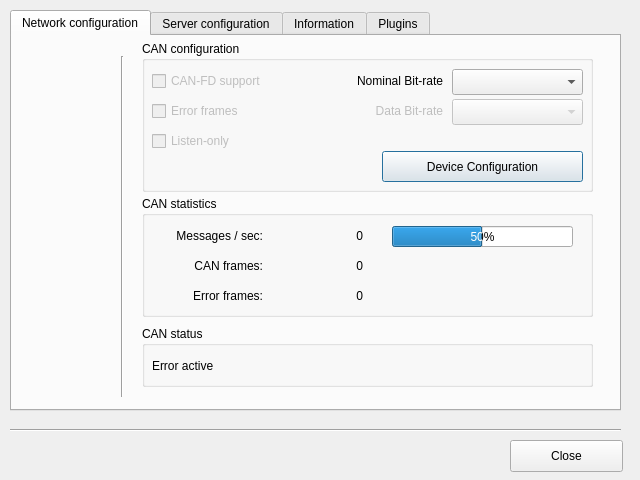
<?xml version="1.0" encoding="UTF-8"?>
<ui version="4.0">
 <class>ServerConfig</class>
 <widget class="QDialog" name="ServerConfig">
  <property name="geometry">
   <rect>
    <x>0</x>
    <y>0</y>
    <width>640</width>
    <height>480</height>
   </rect>
  </property>
  <property name="sizePolicy">
   <sizepolicy hsizetype="Fixed" vsizetype="Fixed">
    <horstretch>0</horstretch>
    <verstretch>0</verstretch>
   </sizepolicy>
  </property>
  <property name="minimumSize">
   <size>
    <width>640</width>
    <height>480</height>
   </size>
  </property>
  <property name="maximumSize">
   <size>
    <width>640</width>
    <height>480</height>
   </size>
  </property>
  <property name="windowTitle">
   <string>Dialog</string>
  </property>
  <property name="windowIcon">
   <iconset>
    <normaloff>:/images/network-icon.png</normaloff>:/images/network-icon.png</iconset>
  </property>
  <property name="locale">
   <locale language="English" country="UnitedStates"/>
  </property>
  <widget class="QPushButton" name="pclBtnCloseM">
   <property name="geometry">
    <rect>
     <x>510</x>
     <y>440</y>
     <width>113</width>
     <height>32</height>
    </rect>
   </property>
   <property name="text">
    <string>Close</string>
   </property>
   <property name="autoDefault">
    <bool>false</bool>
   </property>
  </widget>
  <widget class="QTabWidget" name="pclTabConfigM">
   <property name="enabled">
    <bool>true</bool>
   </property>
   <property name="geometry">
    <rect>
     <x>10</x>
     <y>10</y>
     <width>611</width>
     <height>401</height>
    </rect>
   </property>
   <property name="currentIndex">
    <number>0</number>
   </property>
   <widget class="QWidget" name="pclTabConfigNetworkM">
    <attribute name="title">
     <string>Network configuration</string>
    </attribute>
    <widget class="QGroupBox" name="pclGrpNetworkConfM">
     <property name="geometry">
      <rect>
       <x>130</x>
       <y>5</y>
       <width>451</width>
       <height>151</height>
      </rect>
     </property>
     <property name="title">
      <string>CAN configuration</string>
     </property>
     <widget class="QComboBox" name="pclCbbNetNomBitrateM">
      <property name="geometry">
       <rect>
        <x>310</x>
        <y>28</y>
        <width>131</width>
        <height>26</height>
       </rect>
      </property>
     </widget>
     <widget class="QLabel" name="pclLblNetNomBitrateM">
      <property name="geometry">
       <rect>
        <x>190</x>
        <y>30</y>
        <width>111</width>
        <height>20</height>
       </rect>
      </property>
      <property name="text">
       <string>Nominal Bit-rate</string>
      </property>
      <property name="alignment">
       <set>Qt::AlignRight|Qt::AlignTrailing|Qt::AlignVCenter</set>
      </property>
     </widget>
     <widget class="QCheckBox" name="pclCkbNetErrorFramesM">
      <property name="enabled">
       <bool>false</bool>
      </property>
      <property name="geometry">
       <rect>
        <x>10</x>
        <y>60</y>
        <width>171</width>
        <height>20</height>
       </rect>
      </property>
      <property name="text">
       <string>Error frames</string>
      </property>
     </widget>
     <widget class="QCheckBox" name="pclCkbNetCanFdM">
      <property name="enabled">
       <bool>false</bool>
      </property>
      <property name="geometry">
       <rect>
        <x>10</x>
        <y>30</y>
        <width>171</width>
        <height>20</height>
       </rect>
      </property>
      <property name="text">
       <string>CAN-FD support</string>
      </property>
     </widget>
     <widget class="QCheckBox" name="pclCkbNetListenOnlyM">
      <property name="enabled">
       <bool>false</bool>
      </property>
      <property name="geometry">
       <rect>
        <x>10</x>
        <y>90</y>
        <width>171</width>
        <height>20</height>
       </rect>
      </property>
      <property name="text">
       <string>Listen-only</string>
      </property>
     </widget>
     <widget class="QLabel" name="pclLblNetDatBitrateM">
      <property name="enabled">
       <bool>false</bool>
      </property>
      <property name="geometry">
       <rect>
        <x>190</x>
        <y>60</y>
        <width>111</width>
        <height>20</height>
       </rect>
      </property>
      <property name="text">
       <string>Data Bit-rate</string>
      </property>
      <property name="alignment">
       <set>Qt::AlignRight|Qt::AlignTrailing|Qt::AlignVCenter</set>
      </property>
     </widget>
     <widget class="QComboBox" name="pclCbbNetDatBitrateM">
      <property name="enabled">
       <bool>false</bool>
      </property>
      <property name="geometry">
       <rect>
        <x>310</x>
        <y>58</y>
        <width>131</width>
        <height>26</height>
       </rect>
      </property>
     </widget>
     <widget class="QPushButton" name="pclPbtNetDevSpecificConfigM">
      <property name="geometry">
       <rect>
        <x>240</x>
        <y>110</y>
        <width>201</width>
        <height>31</height>
       </rect>
      </property>
      <property name="text">
       <string>Device Configuration</string>
      </property>
     </widget>
    </widget>
    <widget class="QGroupBox" name="pclGrpNetworkStatM">
     <property name="geometry">
      <rect>
       <x>130</x>
       <y>160</y>
       <width>451</width>
       <height>121</height>
      </rect>
     </property>
     <property name="title">
      <string>CAN statistics</string>
     </property>
     <widget class="QProgressBar" name="pclPgbStatLoadM">
      <property name="enabled">
       <bool>true</bool>
      </property>
      <property name="geometry">
       <rect>
        <x>250</x>
        <y>30</y>
        <width>181</width>
        <height>21</height>
       </rect>
      </property>
      <property name="toolTip">
       <string>Bus load in percent</string>
      </property>
      <property name="value">
       <number>50</number>
      </property>
     </widget>
     <widget class="QLabel" name="pclLblStatMsgM">
      <property name="geometry">
       <rect>
        <x>10</x>
        <y>30</y>
        <width>111</width>
        <height>20</height>
       </rect>
      </property>
      <property name="text">
       <string>Messages / sec:</string>
      </property>
      <property name="alignment">
       <set>Qt::AlignRight|Qt::AlignTrailing|Qt::AlignVCenter</set>
      </property>
     </widget>
     <widget class="QLabel" name="pclLblStatErrM">
      <property name="geometry">
       <rect>
        <x>10</x>
        <y>90</y>
        <width>111</width>
        <height>20</height>
       </rect>
      </property>
      <property name="text">
       <string>Error frames:</string>
      </property>
      <property name="alignment">
       <set>Qt::AlignRight|Qt::AlignTrailing|Qt::AlignVCenter</set>
      </property>
     </widget>
     <widget class="QLabel" name="pclLblStatCanM">
      <property name="geometry">
       <rect>
        <x>10</x>
        <y>60</y>
        <width>111</width>
        <height>20</height>
       </rect>
      </property>
      <property name="text">
       <string>CAN frames:</string>
      </property>
      <property name="alignment">
       <set>Qt::AlignRight|Qt::AlignTrailing|Qt::AlignVCenter</set>
      </property>
     </widget>
     <widget class="QLabel" name="pclCntStatCanM">
      <property name="geometry">
       <rect>
        <x>130</x>
        <y>60</y>
        <width>91</width>
        <height>20</height>
       </rect>
      </property>
      <property name="text">
       <string notr="true">0</string>
      </property>
      <property name="alignment">
       <set>Qt::AlignRight|Qt::AlignTrailing|Qt::AlignVCenter</set>
      </property>
     </widget>
     <widget class="QLabel" name="pclCntStatErrM">
      <property name="geometry">
       <rect>
        <x>130</x>
        <y>90</y>
        <width>91</width>
        <height>20</height>
       </rect>
      </property>
      <property name="text">
       <string notr="true">0</string>
      </property>
      <property name="alignment">
       <set>Qt::AlignRight|Qt::AlignTrailing|Qt::AlignVCenter</set>
      </property>
     </widget>
     <widget class="QLabel" name="pclCntStatMsgM">
      <property name="geometry">
       <rect>
        <x>130</x>
        <y>30</y>
        <width>91</width>
        <height>20</height>
       </rect>
      </property>
      <property name="text">
       <string notr="true">0</string>
      </property>
      <property name="alignment">
       <set>Qt::AlignRight|Qt::AlignTrailing|Qt::AlignVCenter</set>
      </property>
     </widget>
    </widget>
    <widget class="Line" name="line_2">
     <property name="geometry">
      <rect>
       <x>100</x>
       <y>20</y>
       <width>20</width>
       <height>341</height>
      </rect>
     </property>
     <property name="orientation">
      <enum>Qt::Vertical</enum>
     </property>
    </widget>
    <widget class="QGroupBox" name="pclGrpNetworkStatusM">
     <property name="geometry">
      <rect>
       <x>130</x>
       <y>290</y>
       <width>451</width>
       <height>61</height>
      </rect>
     </property>
     <property name="title">
      <string>CAN status</string>
     </property>
     <widget class="QLabel" name="pclTxtStatusBusM">
      <property name="geometry">
       <rect>
        <x>10</x>
        <y>30</y>
        <width>121</width>
        <height>20</height>
       </rect>
      </property>
      <property name="text">
       <string>Error active</string>
      </property>
      <property name="alignment">
       <set>Qt::AlignLeading|Qt::AlignLeft|Qt::AlignVCenter</set>
      </property>
     </widget>
     <widget class="QToolButton" name="pclBtnStatusResetM">
      <property name="enabled">
       <bool>false</bool>
      </property>
      <property name="geometry">
       <rect>
        <x>390</x>
        <y>20</y>
        <width>36</width>
        <height>36</height>
       </rect>
      </property>
      <property name="toolTip">
       <string notr="true">Reset CAN interface</string>
      </property>
      <property name="statusTip">
       <string notr="true"/>
      </property>
      <property name="whatsThis">
       <string notr="true"/>
      </property>
      <property name="styleSheet">
       <string notr="true">border: 0px;</string>
      </property>
      <property name="text">
       <string notr="true"/>
      </property>
      <property name="icon">
       <iconset resource="../server.qrc">
        <normaloff>:/images/mc_reset_256.png</normaloff>:/images/mc_reset_256.png</iconset>
      </property>
      <property name="iconSize">
       <size>
        <width>32</width>
        <height>32</height>
       </size>
      </property>
      <property name="popupMode">
       <enum>QToolButton::DelayedPopup</enum>
      </property>
      <property name="toolButtonStyle">
       <enum>Qt::ToolButtonIconOnly</enum>
      </property>
      <property name="autoRaise">
       <bool>true</bool>
      </property>
     </widget>
    </widget>
   </widget>
   <widget class="QWidget" name="pclTabConfigServerM">
    <attribute name="title">
     <string>Server configuration</string>
    </attribute>
    <widget class="QPushButton" name="pclBtnConfigDefaultM">
     <property name="geometry">
      <rect>
       <x>20</x>
       <y>330</y>
       <width>191</width>
       <height>32</height>
      </rect>
     </property>
     <property name="text">
      <string>Set default values</string>
     </property>
     <property name="autoDefault">
      <bool>false</bool>
     </property>
    </widget>
    <widget class="QGroupBox" name="pclGrpNetworkM">
     <property name="enabled">
      <bool>true</bool>
     </property>
     <property name="geometry">
      <rect>
       <x>20</x>
       <y>20</y>
       <width>561</width>
       <height>111</height>
      </rect>
     </property>
     <property name="title">
      <string>Access via network</string>
     </property>
     <widget class="QCheckBox" name="pclChkServerRemoteAccessM">
      <property name="geometry">
       <rect>
        <x>20</x>
        <y>30</y>
        <width>481</width>
        <height>20</height>
       </rect>
      </property>
      <property name="text">
       <string>Allow access to server from remote computer</string>
      </property>
     </widget>
     <widget class="QLabel" name="pclLblSrvPortM">
      <property name="enabled">
       <bool>false</bool>
      </property>
      <property name="geometry">
       <rect>
        <x>20</x>
        <y>70</y>
        <width>161</width>
        <height>20</height>
       </rect>
      </property>
      <property name="text">
       <string>CANpie FD server port</string>
      </property>
      <property name="alignment">
       <set>Qt::AlignRight|Qt::AlignTrailing|Qt::AlignVCenter</set>
      </property>
     </widget>
     <widget class="QLineEdit" name="pclEdtSrvPortM">
      <property name="enabled">
       <bool>false</bool>
      </property>
      <property name="geometry">
       <rect>
        <x>210</x>
        <y>70</y>
        <width>113</width>
        <height>21</height>
       </rect>
      </property>
      <property name="maxLength">
       <number>6</number>
      </property>
     </widget>
    </widget>
    <widget class="QGroupBox" name="pclGrpSettingM">
     <property name="geometry">
      <rect>
       <x>20</x>
       <y>230</y>
       <width>561</width>
       <height>91</height>
      </rect>
     </property>
     <property name="title">
      <string>CAN network </string>
     </property>
     <widget class="QCheckBox" name="pclChkDisableNetworkM">
      <property name="enabled">
       <bool>true</bool>
      </property>
      <property name="geometry">
       <rect>
        <x>20</x>
        <y>30</y>
        <width>481</width>
        <height>20</height>
       </rect>
      </property>
      <property name="text">
       <string>Allow to disable a network </string>
      </property>
     </widget>
     <widget class="QCheckBox" name="pclChkDisableNotificationM">
      <property name="geometry">
       <rect>
        <x>20</x>
        <y>60</y>
        <width>481</width>
        <height>20</height>
       </rect>
      </property>
      <property name="text">
       <string>Suppress notifications (bus-off, error conditions)</string>
      </property>
     </widget>
    </widget>
    <widget class="QGroupBox" name="pclGrpApplicationM">
     <property name="geometry">
      <rect>
       <x>20</x>
       <y>140</y>
       <width>561</width>
       <height>80</height>
      </rect>
     </property>
     <property name="title">
      <string>Access via application</string>
     </property>
     <widget class="QCheckBox" name="pclChkChangeBitrateM">
      <property name="geometry">
       <rect>
        <x>20</x>
        <y>30</y>
        <width>481</width>
        <height>20</height>
       </rect>
      </property>
      <property name="text">
       <string>Allow application to change bit-rate settings</string>
      </property>
     </widget>
    </widget>
   </widget>
   <widget class="QWidget" name="pclTabConfigInfoM">
    <attribute name="title">
     <string>Information</string>
    </attribute>
    <widget class="QLabel" name="pclLblInfoIconM">
     <property name="geometry">
      <rect>
       <x>20</x>
       <y>10</y>
       <width>271</width>
       <height>100</height>
      </rect>
     </property>
     <property name="text">
      <string/>
     </property>
     <property name="pixmap">
      <pixmap resource="../server.qrc">:/images/canpie_fd_logo.png</pixmap>
     </property>
     <property name="scaledContents">
      <bool>false</bool>
     </property>
    </widget>
    <widget class="QLabel" name="pclLblInfoVersionM">
     <property name="geometry">
      <rect>
       <x>320</x>
       <y>60</y>
       <width>261</width>
       <height>31</height>
      </rect>
     </property>
     <property name="text">
      <string notr="true">CANpie FD Server Version 0.82</string>
     </property>
    </widget>
    <widget class="QTreeWidget" name="pclTrwNetworkM">
     <property name="geometry">
      <rect>
       <x>20</x>
       <y>130</y>
       <width>561</width>
       <height>201</height>
      </rect>
     </property>
     <property name="itemsExpandable">
      <bool>true</bool>
     </property>
     <column>
      <property name="text">
       <string>CAN</string>
      </property>
     </column>
     <column>
      <property name="text">
       <string>Connections</string>
      </property>
     </column>
     <column>
      <property name="text">
       <string>Interface</string>
      </property>
     </column>
     <column>
      <property name="text">
       <string>Version</string>
      </property>
     </column>
    </widget>
   </widget>
   <widget class="QWidget" name="pclTabConfigPluginM">
    <attribute name="title">
     <string>Plugins</string>
    </attribute>
    <widget class="QTreeWidget" name="pclTrwPluginM">
     <property name="geometry">
      <rect>
       <x>40</x>
       <y>40</y>
       <width>541</width>
       <height>192</height>
      </rect>
     </property>
     <column>
      <property name="text">
       <string>Plug-In</string>
      </property>
     </column>
     <column>
      <property name="text">
       <string>Version</string>
      </property>
     </column>
    </widget>
   </widget>
  </widget>
  <widget class="Line" name="line">
   <property name="geometry">
    <rect>
     <x>10</x>
     <y>420</y>
     <width>611</width>
     <height>20</height>
    </rect>
   </property>
   <property name="orientation">
    <enum>Qt::Horizontal</enum>
   </property>
  </widget>
 </widget>
 <tabstops>
  <tabstop>pclTabConfigM</tabstop>
  <tabstop>pclCkbNetCanFdM</tabstop>
  <tabstop>pclCbbNetNomBitrateM</tabstop>
  <tabstop>pclCbbNetDatBitrateM</tabstop>
  <tabstop>pclCkbNetErrorFramesM</tabstop>
  <tabstop>pclCkbNetListenOnlyM</tabstop>
  <tabstop>pclPbtNetDevSpecificConfigM</tabstop>
  <tabstop>pclBtnStatusResetM</tabstop>
  <tabstop>pclBtnCloseM</tabstop>
  <tabstop>pclChkServerRemoteAccessM</tabstop>
  <tabstop>pclEdtSrvPortM</tabstop>
  <tabstop>pclChkChangeBitrateM</tabstop>
  <tabstop>pclChkDisableNetworkM</tabstop>
  <tabstop>pclChkDisableNotificationM</tabstop>
  <tabstop>pclBtnConfigDefaultM</tabstop>
  <tabstop>pclTrwNetworkM</tabstop>
  <tabstop>pclTrwPluginM</tabstop>
 </tabstops>
 <resources>
  <include location="../server.qrc"/>
 </resources>
 <connections>
  <connection>
   <sender>pclBtnCloseM</sender>
   <signal>clicked()</signal>
   <receiver>ServerConfig</receiver>
   <slot>close()</slot>
   <hints>
    <hint type="sourcelabel">
     <x>566</x>
     <y>455</y>
    </hint>
    <hint type="destinationlabel">
     <x>319</x>
     <y>239</y>
    </hint>
   </hints>
  </connection>
 </connections>
</ui>
